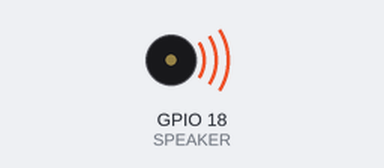
A program run on a simulated Raspberry Pi (BCM pin numbers). Shown: buzzer (waves = sounding). At 4.0 s the program stops and its outputs stay as they are.

Above: at 0.1 s.
Timing chart, 0 to 5.0 s (numbered marks = the images above):
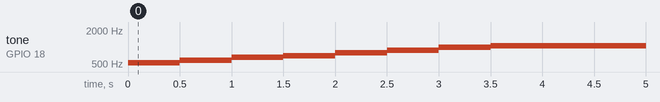

The program:

spkNotes2.py
```python
#!/usr/bin/env python

import wiringpi2
from time import sleep

wiringpi2.wiringPiSetupGpio()

SPEAKER = 18

# Escala da 5° oitava
C = 523
D = 587
E = 659
F = 698
G = 783
A = 880
B = 987

C6 = 1046

wiringpi2.softToneCreate(SPEAKER)

for freq in [ C, D, E, F, G, A, B, C6 ]:
    wiringpi2.softToneWrite(SPEAKER, freq)
    sleep(0.5)

wiringpi2.digitalWrite(SPEAKER, 0)
wiringpi2.pinMode(SPEAKER, 0)
exit(0)
```

Measured:
- by itself, tone on GPIO 18 (SPEAKER): plays 523 Hz for 0.50 s, 587 Hz for 0.50 s, 659 Hz for 0.50 s, 698 Hz for 0.50 s, 783 Hz for 0.50 s, 880 Hz for 0.50 s … (8 notes in this stretch)
